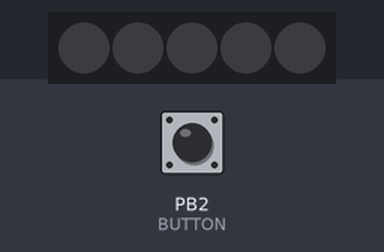
Bench run of a sketch on a simulated ATtiny85, built with avr-gcc and run on an emulated ATtiny85. Parts: 5 RGB LEDs in strip order, left to right. The test bench sets the inputs (shaded band); at power-on: PB2 (BUTTON) LOW.

Above: at 1.2 s.
1.3 s: PB2 (BUTTON) pulled HIGH for 0.15 s
At 1.9 s:
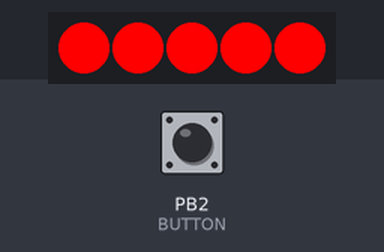
4.4 s: PB2 (BUTTON) pulled HIGH for 1 s
At 5.4 s:
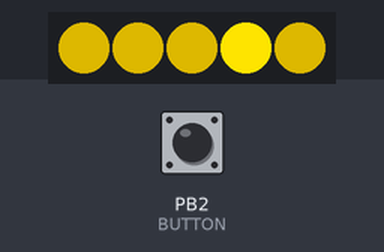
6.9 s: PB2 (BUTTON) pulled HIGH for 3.2 s
At 7.2 s:
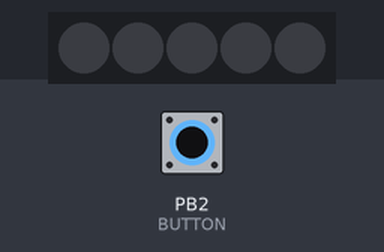
Timing chart, 0 to 9.9 s (numbered marks = the images above; inputs shaded):
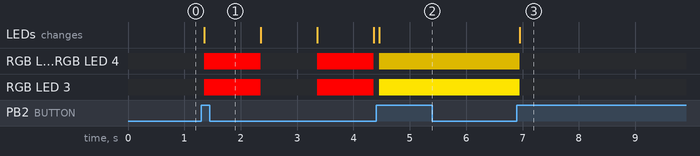

The sketch:

Mecha_Mouse_Lights.ino
```cpp
// (licence header left out)
#include <Adafruit_NeoPixel.h>
#include <avr/power.h>

//Variables for Neopixels
#define PIN            1
#define NUMPIXELS      5
Adafruit_NeoPixel pixels = Adafruit_NeoPixel(NUMPIXELS, PIN, NEO_GRB + NEO_KHZ800);
int mode = 0;

//Variables for button & debounce (making sure button press is clear and doesn't repeat with one press)
#define BUTTON         2
int buttonState = 0;                      // variable for reading the pushbutton status
int lastButtonState = LOW;                // the previous reading from the input pin
long lastDebounceTime = 0;                // the last time the output pin was toggled
long debounceDelay = 50;

//Variables for emergency (flashing red) mode
boolean toggle = false;
unsigned long previousMillis = 0;        // will store last time LED was updated
unsigned long currentMillis = 0;
const long interval = 1000;  //constant

void setup() {
  // This is for Trinket 5V 16MHz, you can remove these three lines if you are not using a Trinket
#if defined (__AVR_ATtiny85__)
  if (F_CPU == 16000000) clock_prescale_set(clock_div_1);
#endif
  // End of trinket special code
  pixels.begin(); // This initializes the NeoPixel library.
  pinMode(BUTTON, INPUT);
}

void loop() {
  checkButton();//checks to see if buttons is being pressed
  if (mode == 0) { // mode 0 = LIGHTS OFF
    lightsOff();
  }
  else if (mode == 1) { // mode 1 = EMERGENCY RED FLASHING LIGHTS
    emergency();
  }
  else if (mode == 2) { //mode 2 = YELLOWISH STATIC LIGHTS
    lights();
  }
}

void checkButton() {                  //this function checks if the button is being pressed using debouncing
  int reading = digitalRead(BUTTON);
  if (reading != lastButtonState) {   //if the button state has changed
    lastDebounceTime = millis();      //memorizes current time
  }

  //if there's been enough time since the last time the state changed, then it's gotta be a legit press
  //basically this part gets rid of all the extra repeats that might be read on one press
  if ((millis() - lastDebounceTime) > debounceDelay) {
    if (reading != buttonState) {
      buttonState = reading;          //set buttonState to whatever that new state it has changed to

      if (buttonState == HIGH) {      //and only if that new state is the button actually being pressed then
        mode++;                       //change to next mode
        if (mode > 2) {               //unless it's at mode 2, then go back to mode 0
          mode = 0;
        }
      }
    }
  }
  lastButtonState = reading;          //records this button state so it can use it again the next time the function is used.
}

void emergency() { //emergency is when the lights flash red and off for the time that is interval, so basically it uses a timer
  currentMillis = millis();             //records current time
  if (currentMillis - previousMillis >= interval) {
    toggle = !toggle; //flip
    previousMillis = millis();        //records current time so it can be used the next time the function is used
  }
  if (toggle == true) {               //uses toggle boolean to know if it's red or off
    for (int i = 0; i < 5; i++) {    //so if toggle is true then the lights are off so show the red lights
      pixels.setPixelColor(i, pixels.Color(255, 0, 0));
      pixels.show();
    }
  }
  else {                            //if toggle is false then the red lights are on, so turn them off
    for (int i = 0; i < 5; i++) {
      pixels.setPixelColor(i, pixels.Color(0, 0, 0));
      pixels.show();
    }
  }
}

void lightsOff() {                    //turns lights off
  for (int i = 0; i < 5; i++) {
    pixels.setPixelColor(i, pixels.Color(0, 0, 0));
    pixels.show();
  }
}

void lights() {                       //turns on static  light yellowish white
  for (int i = 0; i < 5; i++) {
    pixels.setPixelColor(i, pixels.Color(150, 125, 0));
    if (i == 3)
    {
      pixels.setPixelColor(i, pixels.Color(250, 225, 0));
    }
    pixels.show();
  }
}
```

Measured:
- after the input at 1.3 s, RGB LED 0–4: alternates RGB(255, 0, 0) for 1.0 s and off for 1.0 s, starting after 0.06 s; the LEDs: change after 0.06 s (image 1)
- after the input at 4.4 s, the LEDs: change after 0.06 s (image 2)
- after the input at 6.9 s, RGB LED 0–2, RGB LED 4: RGB(150, 125, 0) → off after 0.05 s; RGB LED 3: RGB(250, 225, 0) → off after 0.05 s; the LEDs: change after 0.05 s (image 3)
